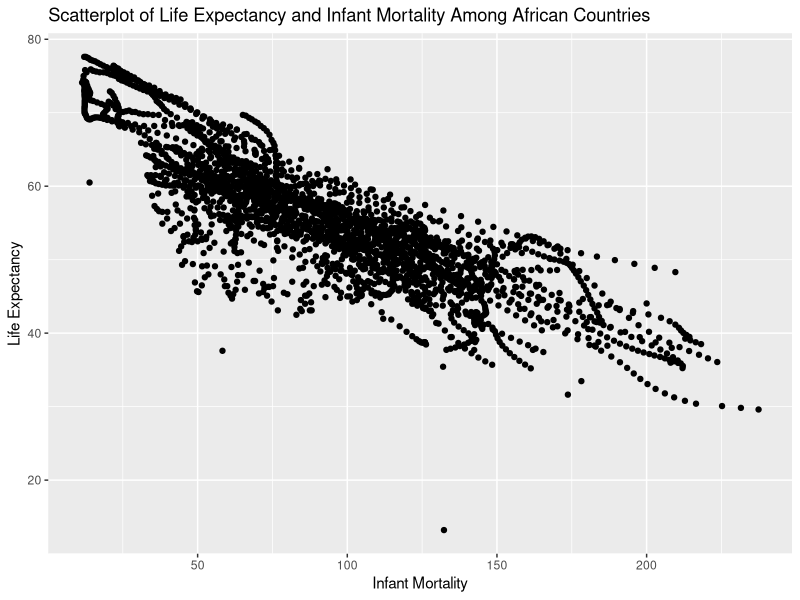
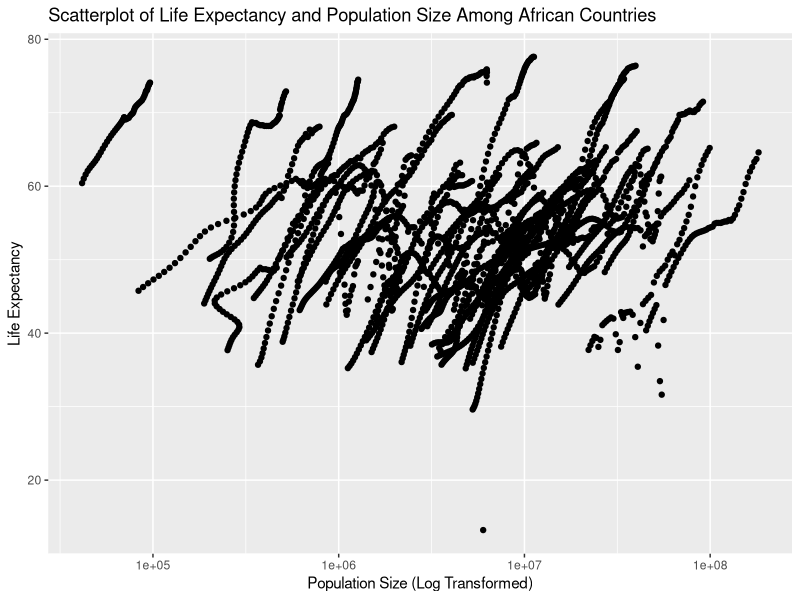
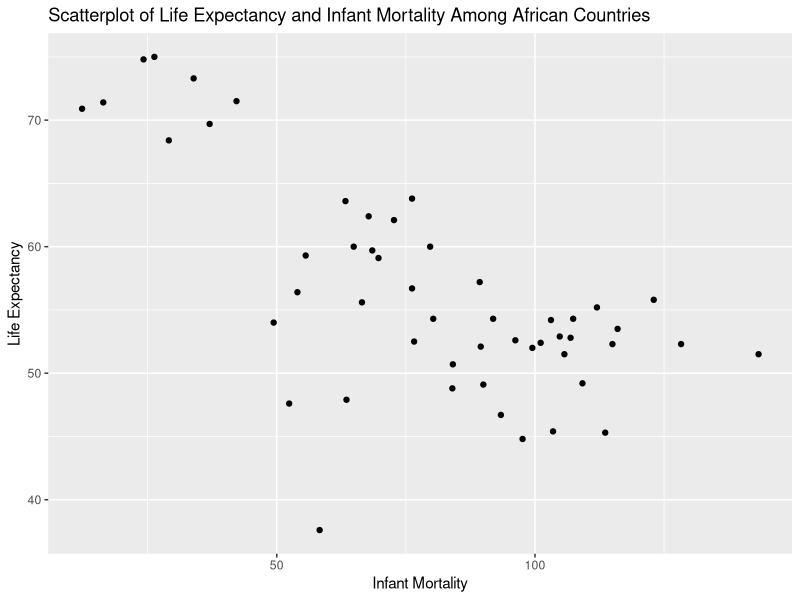
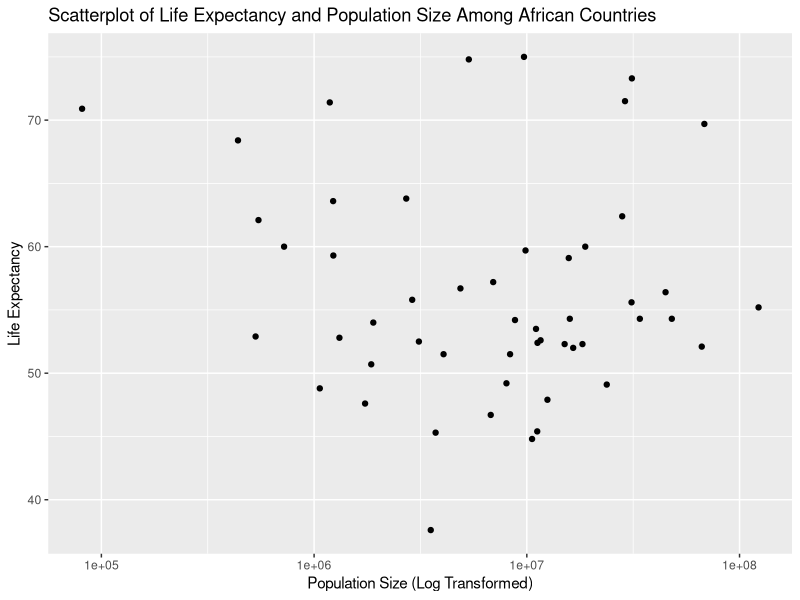

Recreate these plots in R, in order.
## ---- chunk 1
#first loading some packages
#for plotting
library(ggplot2)


#loading the dslabs
library(dslabs)
#help file for gapminder
help(gapminder)
#data structure overview
str(gapminder)
#get a summary of data
summary(gapminder)
#determining the type of object gapminder is
class(gapminder)

## ---- chunk 2
#data processing chunk

#the following code subsets the data from African countries
#and names the new dataset africadata

africadata <-  gapminder[which(gapminder$continent=='Africa'), ]

#checking to make sure it worked using table
#here we see that only observations from Africa remain

table(africadata$continent)

#new data1: making new variable/object that contains only infant_mortality and life_expectancy

select1 <- c("infant_mortality", "life_expectancy")
newdata1 <- africadata[select1]


#newdata2: making new variable/object that contains only population and life_expectancy

select2 <- c("population", "life_expectancy")
newdata2 <- africadata[select2]

#checking newdata1 with str and summary
str(newdata1)
summary(newdata1)

#checking newdata2 with str and summary
str(newdata2)
summary(newdata2)


## ---- chunk 3
#plotting

#plotting life expectancy and infant mortality
ggplot(newdata1, aes(x=infant_mortality, y=life_expectancy)) + geom_point() +
  ggtitle("Scatterplot of Life Expectancy and Infant Mortality Among African Countries") +
  xlab("Infant Mortality") + ylab("Life Expectancy")


#plotting life expectancy and population size(log transformed)
ggplot(newdata2, aes(x=population, y=life_expectancy))  + geom_point() +
  scale_x_log10() + ggtitle("Scatterplot of Life Expectancy and Population Size Among African Countries") + xlab("Population Size (Log Transformed)") + ylab("Life Expectancy")

#taking another look at africa data

#We notice the year variable. After using the table function, we see that
#there are 51 countries with data from 1960 to 2016. There are repeated measures for each country, which causes the "streaks" of data
table(africadata$year)


## ---- chunk 4
#more data processing

#figuring out which years have missing data for infant mortality
#here I used "table" to show which years were missing data

table(africadata$year,(africadata$infant_mortality=="Na"))

#subsetting the data from year 2000

africadata2000 <-  africadata[which(africadata$year==2000), ]


#checking using str and summary

str(africadata2000)
summary(africadata2000)

## ---- chunk 5
#more plotting

#plotting life expectancy and infant mortality
ggplot(africadata2000, aes(x=infant_mortality, y=life_expectancy)) + geom_point() + ggtitle("Scatterplot of Life Expectancy and Infant Mortality Among African Countries") +
  xlab("Infant Mortality") + ylab("Life Expectancy")


#plotting life expectancy and population size(log transformed)
ggplot(africadata2000, aes(x=population, y=life_expectancy))  + geom_point() +
scale_x_log10() + ggtitle("Scatterplot of Life Expectancy and Population Size Among African Countries") + xlab("Population Size (Log Transformed)") + ylab("Life Expectancy")


## ---- chunk 6
#a simple fit

#fit1: life expectancy as outcome and infant mortality as predictor
fit1 <- lm(africadata2000$life_expectancy ~ africadata2000$infant_mortality)

#fit2: life expectancy as outcome and population size as predictor
fit2 <- lm(africadata2000$life_expectancy ~ africadata2000$population)

summary(fit1)
summary(fit2)
